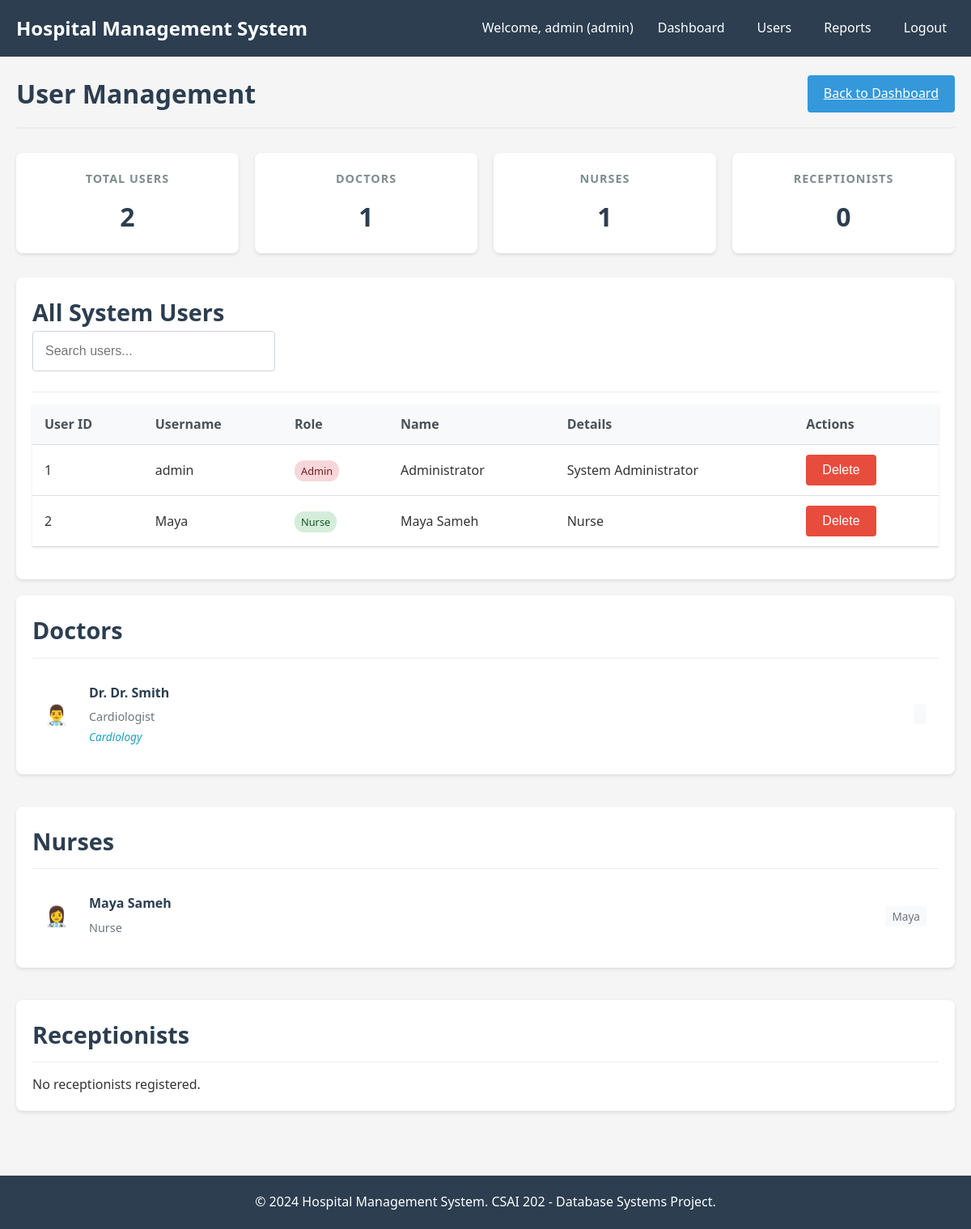
/admin/users (signed in), run on the app's committed database.
### models/user.py (models this page shows, shortened)
class User(db.Model, UserMixin):
    __tablename__ = 'user_account'
    user_id = db.Column(db.Integer, primary_key=True)
    username = db.Column(db.String(50), unique=True, nullable=False)
    password = db.Column(db.String(200), nullable=False)
    role = db.Column(db.String(20), nullable=False)
    doctor = db.relationship('Doctor', backref='user', uselist=False)
    nurse = db.relationship('Nurse', backref='user', uselist=False)
    receptionist = db.relationship('Receptionist', backref='user', uselist=False)
    @property
    def is_admin(self):
        return self.role == 'admin'

### models/nurse.py (models this page shows)
class Nurse(db.Model):
    __tablename__ = 'nurse'
    nurse_id = db.Column(db.Integer, primary_key=True)
    name = db.Column(db.String(100), nullable=False)
    user_id = db.Column(db.Integer, db.ForeignKey('user_account.user_id'))
    record_updates = db.relationship('NurseUpdatesRecord', backref='nurse', lazy=True)

### models/doctor.py (models this page shows)
class Doctor(db.Model):
    __tablename__ = 'doctor'
    doc_id = db.Column(db.Integer, primary_key=True)
    name = db.Column(db.String(100), nullable=False)
    specialty = db.Column(db.String(100))
    dept_id = db.Column(db.Integer, db.ForeignKey('department.dept_id'))
    user_id = db.Column(db.Integer, db.ForeignKey('user_account.user_id'))
    department = db.relationship('Department', back_populates='doctors', foreign_keys=[dept_id])
    appointments = db.relationship('Appointment', backref='doctor', lazy=True)
    prescriptions = db.relationship('Prescription', backref='doctor', lazy=True)
    lab_tests = db.relationship('LabTest', backref='doctor', lazy=True)
    record_updates = db.relationship('DoctorUpdatesRecord', backref='doctor', lazy=True)

### models/department.py (models this page shows)
class Department(db.Model):
    __tablename__ = 'department'
    dept_id = db.Column(db.Integer, primary_key=True)
    name = db.Column(db.String(100), nullable=False)
    description = db.Column(db.Text)
    status = db.Column(db.String(20), default='Active')
    head_doctor_id = db.Column(db.Integer, db.ForeignKey('doctor.doc_id'))
    doctors = db.relationship('Doctor', back_populates='department', lazy=True, foreign_keys='Doctor.dept_id')
    rooms = db.relationship('RoomBed', back_populates='department', lazy=True)
    head_doctor = db.relationship('Doctor', foreign_keys=[head_doctor_id], backref='headed_departments')

### controllers/admin_controller.py (the view)
@admin_bp.route('/users')
@login_required
@admin_required
def users():
    users = User.query.all()
    doctors = Doctor.query.all()
    nurses = Nurse.query.all()
    receptionists = Receptionist.query.all()
    return render_template('admin/users.html',
                         users=users,
                         doctors=doctors,
                         nurses=nurses,
                         receptionists=receptionists)

### templates/admin/users.html (shortened to what this page needs)
{% extends "base.html" %}
{% block content %}
<div class="page-header">
    <h1>User Management</h1>
    <a href="{{ url_for('admin.dashboard') }}" class="btn btn-primary">Back to Dashboard</a>
</div>
<div class="dashboard-stats">
    <div class="stat-card">
        <h3>Total Users</h3>
        <div class="number">{{ users|length }}</div>
    </div>
    <div class="stat-card">
        <h3>Doctors</h3>
        <div class="number">{{ doctors|length }}</div>
    </div>
    <div class="stat-card">
        <h3>Nurses</h3>
        <div class="number">{{ nurses|length }}</div>
    </div>
    <div class="stat-card">
        <h3>Receptionists</h3>
        <div class="number">{{ receptionists|length }}</div>
    </div>
</div>
<div class="card">
    <div class="card-header">
        <h2>All System Users</h2>
        <div class="search-box">
            <input type="text" id="userSearch" class="form-control" placeholder="Search users..." onkeyup="searchUsers()">
        </div>
    </div>
    <table class="table" id="usersTable">
        <thead>
            <tr>
                <th>User ID</th>
                <th>Username</th>
                <th>Role</th>
                <th>Name</th>
                <th>Details</th>
                <th>Actions</th>
            </tr>
        </thead>
        <tbody>
            {% for user in users %}
            <tr data-username="{{ user.username|lower }}" data-role="{{ user.role|lower }}" data-name="{{ user.name|lower if user.name else '' }}">
                <td>{{ user.user_id }}</td>
                <td>{{ user.username }}</td>
                <td>
                    <span class="role-badge role-{{ user.role }}">
                        {{ user.role|title }}
                    </span>
                </td>
                <td>
                    {% if user.role == 'doctor' and user.doctor %}
                        Dr. {{ user.doctor.name }}
                    {% elif user.role == 'nurse' and user.nurse %}
                        {{ user.nurse.name }}
                    {% elif user.role == 'receptionist' and user.receptionist %}
                        {{ user.receptionist.name }}
                    {% elif user.role == 'admin' %}
                        Administrator
                    {% else %}
                        N/A
                    {% endif %}
                </td>
                <td>
                    {% if user.role == 'doctor' and user.doctor %}
                        {{ user.doctor.specialty }}
                        {% if user.doctor.department %}
                            ({{ user.doctor.department.name }})
                        {% endif %}
                    {% elif user.role == 'nurse' and user.nurse %}
                        Nurse
                    {% elif user.role == 'receptionist' and user.receptionist %}
                        Receptionist
                    {% elif user.role == 'admin' %}
                        System Administrator
                    {% endif %}
                </td>
                <td>
                    {% if user.role != 'admin' or users|length > 1 %}
                    <form method="POST" action="{{ url_for('admin.delete_user', user_id=user.user_id) }}" style="display: inline;">
                        <button type="submit" class="btn btn-danger btn-sm" onclick="return confirm('Are you sure you want to delete this user?')">Delete</button>
                    </form>
                    {% endif %}
                </td>
            </tr>
            {% endfor %}
        </tbody>
    </table>
</div>
<div class="dashboard-sections">
    <div class="card">
        <div class="card-header">
            <h2>Doctors</h2>
        </div>
        {% if doctors %}
        <div class="users-list">
            {% for doctor in doctors %}
            <div class="user-card">
                <div class="user-avatar">👨‍⚕️</div>
                <div class="user-info">
                    <div class="user-name">Dr. {{ doctor.name }}</div>
                    <div class="user-details">{{ doctor.specialty }}</div>
                    <div class="user-department">{{ doctor.department.name if doctor.department else 'No Department' }}</div>
                </div>
                <div class="user-actions">
                    <span class="user-username">{{ doctor.user.username }}</span>
                </div>
            </div>
            {% endfor %}
        </div>
        {% else %}
        <p>No doctors registered.</p>
        {% endif %}
    </div>
    <div class="card">
        <div class="card-header">
            <h2>Nurses</h2>
        </div>
        {% if nurses %}
        <div class="users-list">
            {% for nurse in nurses %}
            <div class="user-card">
                <div class="user-avatar">👩‍⚕️</div>
                <div class="user-info">
                    <div class="user-name">{{ nurse.name }}</div>
                    <div class="user-details">Nurse</div>
                </div>
                <div class="user-actions">
                    <span class="user-username">{{ nurse.user.username }}</span>
                </div>
            </div>
            {% endfor %}
        </div>
        {% else %}
        <p>No nurses registered.</p>
        {% endif %}
    </div>
    <div class="card">
        <div class="card-header">
            <h2>Receptionists</h2>
        </div>
        {% if receptionists %}
        <div class="users-list">
            {% for receptionist in receptionists %}
            <div class="user-card">
                <div class="user-avatar">💼</div>
                <div class="user-info">
                    <div class="user-name">{{ receptionist.name }}</div>
                    <div class="user-details">Receptionist</div>
                </div>
                <div class="user-actions">
                    <span class="user-username">{{ receptionist.user.username }}</span>
                </div>
            </div>
            {% endfor %}
        </div>
        {% else %}
        <p>No receptionists registered.</p>
        {% endif %}
    </div>
</div>
{% endblock %}

### templates/base.html (shortened to what this page needs)
<!DOCTYPE html>
<html lang="en">
<head>
    <link rel="stylesheet" href="{{ url_for('static', filename='css/style.css') }}">
    <link rel="stylesheet" href="{{ url_for('static', filename='css/dashboard.css') }}">
    <link rel="stylesheet" href="{{ url_for('static', filename='css/forms.css') }}">
</head>
<body>
    <div class="header">
        <div class="navbar">
            <a href="{{ url_for('index') }}" class="logo">Hospital Management System</a>
            <ul class="nav-links">
                {% if current_user.is_authenticated %}
                    <li>Welcome, {{ current_user.username }} ({{ current_user.role }})</li>
                    <li><a href="{{ url_for('index') }}">Dashboard</a></li>
                    {% if current_user.is_admin %}
                        <li><a href="{{ url_for('admin.users') }}">Users</a></li>
                        <li><a href="{{ url_for('admin.reports') }}">Reports</a></li>
                    {% elif current_user.is_doctor %}
                        <li><a href="{{ url_for('doctor.appointments') }}">Appointments</a></li>
                        <li><a href="{{ url_for('doctor.patients') }}">Patients</a></li>
                    {% elif current_user.is_nurse %}
                        <li><a href="{{ url_for('nurse.patients') }}">Patients</a></li>
                        <li><a href="{{ url_for('nurse.beds') }}">Beds</a></li>
                    {% elif current_user.is_receptionist %}
                        <li><a href="{{ url_for('receptionist.appointments') }}">Appointments</a></li>
                        <li><a href="{{ url_for('receptionist.billing') }}">Billing</a></li>
                    {% endif %}
                    <li><a href="{{ url_for('auth.logout') }}">Logout</a></li>
                {% else %}
                    <li><a href="{{ url_for('auth.login') }}">Login</a></li>
                {% endif %}
            </ul>
        </div>
    </div>
    <div class="container">
        <div class="content">
            {% block content %}{% endblock %}
        </div>
    </div>
    <footer class="footer">
        <p>&copy; 2024 Hospital Management System. CSAI 202 - Database Systems Project.</p>
    </footer>
</body>
</html>

### static/css/style.css (style rules this page uses)
* { margin: 0; padding: 0; box-sizing: border-box; }
body { font-family: 'Segoe UI', Tahoma, Geneva, Verdana, sans-serif; background-color: #f5f5f5; color: #333; line-height: 1.6; }
.container { width: 100%; max-width: 1200px; margin: 0 auto; padding: 20px; min-height: calc(100vh - 140px); }
.header { background-color: #2c3e50; color: white; padding: 1rem 0; }
.navbar { display: flex; justify-content: space-between; align-items: center; padding: 0 20px; }
.logo { font-size: 1.5rem; font-weight: bold; color: white; text-decoration: none; }
.nav-links { display: flex; list-style: none; gap: 20px; align-items: center; }
.nav-links li { color: white; }
.nav-links a { color: white; text-decoration: none; padding: 5px 10px; border-radius: 4px; transition: background-color 0.3s; }
.form-control { width: 100%; padding: 10px; border: 1px solid #ddd; border-radius: 4px; font-size: 16px; }
.btn { padding: 10px 20px; border: none; border-radius: 4px; font-size: 16px; cursor: pointer; transition: background-color 0.3s; }
.btn-primary { background-color: #3498db; color: white; }
.btn-danger { background-color: #e74c3c; color: white; }
.table { width: 100%; border-collapse: collapse; margin-bottom: 20px; background: white; box-shadow: 0 1px 3px rgba(0,0,0,0.1); }
.table th, .table td { padding: 12px 15px; text-align: left; border-bottom: 1px solid #ddd; }
.table th { background-color: #f8f9fa; font-weight: 600; color: #495057; }
.card { background: white; border-radius: 8px; padding: 20px; margin-bottom: 20px; box-shadow: 0 2px 4px rgba(0,0,0,0.1); }
.card-header { border-bottom: 1px solid #eee; padding-bottom: 10px; margin-bottom: 15px; font-size: 1.2rem; font-weight: 600; color: #2c3e50; }
.footer { background-color: #2c3e50; color: white; text-align: center; padding: 20px; margin-top: 40px; }
.dashboard-stats { display: grid; grid-template-columns: repeat(auto-fit, minmax(250px, 1fr)); gap: 20px; margin-bottom: 30px; }
.stat-card { background: white; padding: 20px; border-radius: 8px; box-shadow: 0 2px 4px rgba(0,0,0,0.1); text-align: center; }
.stat-card h3 { color: #7f8c8d; margin-bottom: 10px; font-size: 0.9rem; text-transform: uppercase; letter-spacing: 1px; }
.stat-card .number { font-size: 2rem; font-weight: bold; color: #2c3e50; }

### static/css/dashboard.css (style rules this page uses)
.dashboard-sections { display: grid; grid-template-columns: 1fr; gap: 20px; margin-top: 20px; }
.page-header { display: flex; justify-content: space-between; align-items: center; margin-bottom: 30px; padding-bottom: 15px; border-bottom: 2px solid #eee; }
.page-header h1 { color: #2c3e50; margin: 0; }

### static/css/forms.css (style rules this page uses)
.form-control { width: 100%; padding: 12px 15px; font-size: 16px; line-height: 1.5; color: #495057; background-color: #fff; border: 1px solid #ced4da; border-radius: 4px; transition: border-color 0.15s ease-in-out, box-shadow 0.15s ease-in-out; }

### templates/admin/users.html (style rules this page uses)
.role-badge { padding: 4px 8px; border-radius: 12px; font-size: 0.8rem; font-weight: 500; }
.role-nurse { background-color: #d4edda; color: #155724; }
.role-admin { background-color: #f8d7da; color: #721c24; }
.users-list { max-height: 300px; overflow-y: auto; }
.user-card { display: flex; align-items: center; padding: 15px; border-bottom: 1px solid #dee2e6; }
.user-card:last-child { border-bottom: none; }
.user-avatar { font-size: 1.5rem; margin-right: 15px; width: 40px; }
.user-info { flex: 1; }
.user-name { font-weight: 600; color: #2c3e50; margin-bottom: 5px; }
.user-details { color: #6c757d; font-size: 0.9rem; margin-bottom: 3px; }
.user-department { font-size: 0.85rem; color: #17a2b8; font-style: italic; }
.user-username { font-size: 0.85rem; color: #6c757d; background-color: #f8f9fa; padding: 3px 8px; border-radius: 4px; }
.search-box { margin-bottom: 15px; max-width: 300px; }

### data on the page
User: username "admin", role "admin", user_id "1", role "Admin", shows "Administrator", shows "System Administrator"
User: user_id "2", username "Maya", role "Nurse", nurse.name "Maya Sameh"
Doctor: name "Dr. Smith", specialty "Cardiologist", department "Cardiology"
Nurse: name "Maya Sameh", user.username "Maya"

### other printed values
{{ users|length }} "2"
{{ doctors|length }} "1"
{{ nurses|length }} "1"
{{ receptionists|length }} "0"
